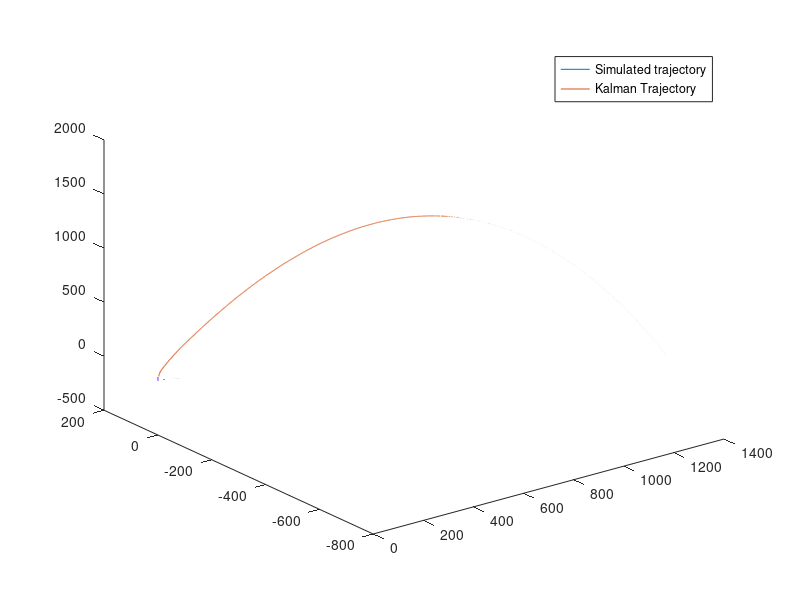

Write the MATLAB code that produced this figure. (Note: this script raises an error after producing the figure.)
%% Post process MATLAB script for navigation code
clc,close all,clear all
%% Settings
calculate_cov_eul = 0; % set equals to zero to not calculate confidance interval of euler angles (takes a while)

%% 
%%read data
state_data = csvread('state_data.csv');
kalman_state_data = csvread('kalman_state_data.csv');

kalman_covariance_diagonal_data = csvread('kalman_covariance_diagonal.csv');
kalman_quat_covariance_data = csvread('kalman_quat_covariance_diagonal.csv');


%% plot trajectory
title("Simulation trajectory visualisation")

axis equal
plot3(state_data(:,2),state_data(:,3),state_data(:,4))

hold on
plot3(kalman_state_data(:,2),kalman_state_data(:,3),kalman_state_data(:,4))
legend("Simulated trajectory","Kalman Trajectory")

%% error plots
% time vector
tt_kal = kalman_state_data(:,1);

% interpolate messages in a common time vector
interp_state_x = interp1(state_data(:,1),state_data(:,2),tt_kal);
interp_state_y = interp1(state_data(:,1),state_data(:,3),tt_kal);
interp_state_z = interp1(state_data(:,1),state_data(:,4),tt_kal);

interp_state_vel_x = interp1(state_data(:,1),state_data(:,5),tt_kal);
interp_state_vel_y = interp1(state_data(:,1),state_data(:,6),tt_kal);
interp_state_vel_z = interp1(state_data(:,1),state_data(:,7),tt_kal);

interp_state_mass = interp1(state_data(:,1),state_data(:,15),tt_kal);

interp_state_om_x = interp1(state_data(:,1),state_data(:,12),tt_kal);
interp_state_om_y = interp1(state_data(:,1),state_data(:,13),tt_kal);
interp_state_om_z = interp1(state_data(:,1),state_data(:,14),tt_kal);

% calculate errors
err_x = kalman_state_data(:,2)-interp_state_x;
err_y = kalman_state_data(:,3)-interp_state_y;
err_z = kalman_state_data(:,4)-interp_state_z;

err_vel_x = kalman_state_data(:,5)-interp_state_vel_x;
err_vel_y = kalman_state_data(:,6)-interp_state_vel_y;
err_vel_z = kalman_state_data(:,7)-interp_state_vel_z;

err_mass = kalman_state_data(:,15)-interp_state_mass;

err_om_x = kalman_state_data(:,12)-interp_state_om_x;
err_om_y = kalman_state_data(:,13)-interp_state_om_y;
err_om_z = kalman_state_data(:,14)-interp_state_om_z;



%%  error Plot config
figure
tiledlayout(4,3)

%Z_confidance = 2.576; % 99% interval
Z_confidance = 3;

%% err_x
nexttile
hold on
plot(tt_kal,err_x);
plot(tt_kal,Z_confidance*sqrt(kalman_covariance_diagonal_data(:,2)),'red');
plot(tt_kal,-Z_confidance*sqrt(kalman_covariance_diagonal_data(:,2)),'red');
xlabel("time [s]")
ylabel("error [m]")
title("Kalman error in position x")

%% err_y
nexttile
hold on
plot(tt_kal,err_y);
title("Kalman error in position y")
plot(tt_kal,Z_confidance*sqrt(kalman_covariance_diagonal_data(:,3)),'red');
plot(tt_kal,-Z_confidance*sqrt(kalman_covariance_diagonal_data(:,3)),'red');
xlabel("time [s]")
ylabel("error [m]")


%% err_z
nexttile
hold on
title("Kalman error in position z")
plot(tt_kal,err_z);
plot(tt_kal,Z_confidance*sqrt(kalman_covariance_diagonal_data(:,4)),'red');
plot(tt_kal,-Z_confidance*sqrt(kalman_covariance_diagonal_data(:,4)),'red');
xlabel("time [s]")
ylabel("error [m]")

%% err_vel_x
nexttile
hold on
plot(tt_kal,err_vel_x);
title("Kalman error in velocity x (Inertial frame)")
plot(tt_kal,Z_confidance*sqrt(kalman_covariance_diagonal_data(:,5)),'red');
plot(tt_kal,-Z_confidance*sqrt(kalman_covariance_diagonal_data(:,5)),'red');
xlabel("time [s]")
ylabel("error [m/s]")

%% err_vel_y
nexttile
hold on
plot(tt_kal,err_vel_y);
title("Kalman error in velocity y (Inertial frame)")
plot(tt_kal,Z_confidance*sqrt(kalman_covariance_diagonal_data(:,6)),'red');
plot(tt_kal,-Z_confidance*sqrt(kalman_covariance_diagonal_data(:,6)),'red');
xlabel("time [s]")
ylabel("error [m/s]")

%% err_vel_z
nexttile
hold on
plot(tt_kal,err_vel_z);
plot(tt_kal,Z_confidance*sqrt(kalman_covariance_diagonal_data(:,7)),'red');
plot(tt_kal,-Z_confidance*sqrt(kalman_covariance_diagonal_data(:,7)),'red');
title("Kalman error in velocity z (Inertial frame)")
xlabel("time [s]")
ylabel("error [m/s]")

%% 
nexttile
hold on
plot(tt_kal,err_om_x);
title("Kalman error in angular velocity x (Inertial frame)")
plot(tt_kal,Z_confidance*sqrt(kalman_covariance_diagonal_data(:,12)),'red');
plot(tt_kal,-Z_confidance*sqrt(kalman_covariance_diagonal_data(:,12)),'red');
xlabel("time [s]")
ylabel("error [rad/s]")

nexttile
hold on
plot(tt_kal,err_om_y);
title("Kalman error in angular velocity y (Inertial frame)")
plot(tt_kal,Z_confidance*sqrt(kalman_covariance_diagonal_data(:,13)),'red');
plot(tt_kal,-Z_confidance*sqrt(kalman_covariance_diagonal_data(:,13)),'red');
xlabel("time [s]")
ylabel("error [rad/s]")

nexttile
hold on
plot(tt_kal,err_om_z);
plot(tt_kal,Z_confidance*sqrt(kalman_covariance_diagonal_data(:,14)),'red');
plot(tt_kal,-Z_confidance*sqrt(kalman_covariance_diagonal_data(:,14)),'red');
title("Kalman error in angular velocity z (Inertial frame)")
xlabel("time [s]")
ylabel("error [rad/s]")

%% attitude

%get quaternion data from state
quat_kal = [kalman_state_data(:,11),kalman_state_data(:,8),kalman_state_data(:,9),kalman_state_data(:,10)]; % [qw,qx,qy,qz]

interp_qw = interp1(state_data(:,1),state_data(:,11),tt_kal);
interp_qx = interp1(state_data(:,1),state_data(:,8),tt_kal);
interp_qy = interp1(state_data(:,1),state_data(:,9),tt_kal);
interp_qz = interp1(state_data(:,1),state_data(:,10),tt_kal);
quat_sim = [interp_qw,interp_qx,interp_qy,interp_qz];% [qw,qx,qy,qz]

% calculate euler angles covariances based on quaternion covariance

syms q0 q1 q2 q3
f = jacobian([atan(2*(q0*q3+q1*q2)/(1-2*(q2^2 + q3^2)));asin(2*(q0*q2-q3*q1));atan((2*(q0*q1+q2*q3))/(1-2*(q1^2+q2^2)))],[q0 q1 q2 q3]);

if calculate_cov_eul ==1
    P_quat = zeros(4,4,size(kalman_quat_covariance_data(:,1),1));
    P_eul = zeros(3,3,size(kalman_quat_covariance_data(:,1),1));
    std_eul1 = zeros(1,size(kalman_quat_covariance_data(:,1),1));
    std_eul2 = zeros(1,size(kalman_quat_covariance_data(:,1),1));
    std_eul3 = zeros(1,size(kalman_quat_covariance_data(:,1),1));

    
    for k = 1:size(kalman_quat_covariance_data(:,1),1)
        %P_quat(:,:,k) = [kalman_quat_covariance_data(k,17),kalman_quat_covariance_data(k,14),kalman_quat_covariance_data(k,15),kalman_quat_covariance_data(k,16);...
        %                 kalman_quat_covariance_data(k,5),kalman_quat_covariance_data(k,2),kalman_quat_covariance_data(k,3),kalman_quat_covariance_data(k,4);...
        %                 kalman_quat_covariance_data(k,9),kalman_quat_covariance_data(k,6),kalman_quat_covariance_data(k,7),kalman_quat_covariance_data(k,8);...
        %                 kalman_quat_covariance_data(k,13),kalman_quat_covariance_data(k,10),kalman_quat_covariance_data(k,11),kalman_quat_covariance_data(k,12)];
        P_quat(:,:,k) = diag([kalman_covariance_diagonal_data(k,11),kalman_covariance_diagonal_data(k,8),kalman_covariance_diagonal_data(k,9),kalman_covariance_diagonal_data(k,10)]);
        %P_quat(:,:,k) = (P_quat(:,:,k) + P_quat(:,:,k)')/2;
        Jac = subs(f,[q0 q1 q2 q3],[kalman_state_data(k,11),kalman_state_data(k,8),kalman_state_data(k,9),kalman_state_data(k,10)]);
        P_eul(:,:,k) = double(Jac*P_quat(:,:,k)*(Jac'));
   
        std_eul1(k) = sqrt(P_eul(1,1,k));
        std_eul2(k) = sqrt(P_eul(2,2,k));
        std_eul3(k) = sqrt(P_eul(3,3,k));
    end 
end


%transform to euler angles (ZYX euler: psi,theta,phi)

eul_sim = quat2eul(quat_sim)*(180/pi);
eul_kal= quat2eul(quat_kal)*(180/pi);

err_eul = (eul_kal-eul_sim);

nexttile
hold on
plot(tt_kal,err_eul(:,1));
title("Kalman error in euler \psi")
if calculate_cov_eul == 1
    plot(tt_kal,Z_confidance*std_eul1*(180/pi),'red');
    plot(tt_kal,-Z_confidance*std_eul1*(180/pi),'red');
end

xlabel("time [s]")
ylabel("error [deg]")

nexttile
hold on
plot(tt_kal,err_eul(:,2));
title("Kalman error in euler \theta")
if calculate_cov_eul == 1
    plot(tt_kal,Z_confidance*std_eul2*(180/pi),'red');
    plot(tt_kal,-Z_confidance*std_eul2*(180/pi),'red');
end

xlabel("time [s]")
ylabel("error [deg]")

nexttile
hold on
plot(tt_kal,err_eul(:,3));
title("Kalman error in euler \phi")
xlabel("time [s]")
ylabel("error [deg]")
if calculate_cov_eul == 1
    plot(tt_kal,Z_confidance*std_eul3*(180/pi),'red');
    plot(tt_kal,-Z_confidance*std_eul3*(180/pi),'red');
end

%% err_mass
% nexttile
% hold on
% plot(tt_kal,err_mass);
% plot(tt_kal,Z_confidance*sqrt(kalman_covariance_diagonal_data(:,15)),'red');
% plot(tt_kal,-Z_confidance*sqrt(kalman_covariance_diagonal_data(:,15)),'red');
% title("Kalman error in mass")
% xlabel("time [s]")
% ylabel("error [Kg]")

%% Euler angles plot
figure
title("Euler angles (ZYX) in degrees")
hold on
plot(tt_kal,eul_sim(:,1));
plot(tt_kal,eul_sim(:,2));
plot(tt_kal,eul_sim(:,3));
plot(tt_kal,eul_kal(:,1));
plot(tt_kal,eul_kal(:,2));
plot(tt_kal,eul_kal(:,3));
legend("\psi_{sim}","\theta_{sim}","\phi_{sim}","\psi_{kal}","\theta_{kal}","\phi_{kal}")

%%
